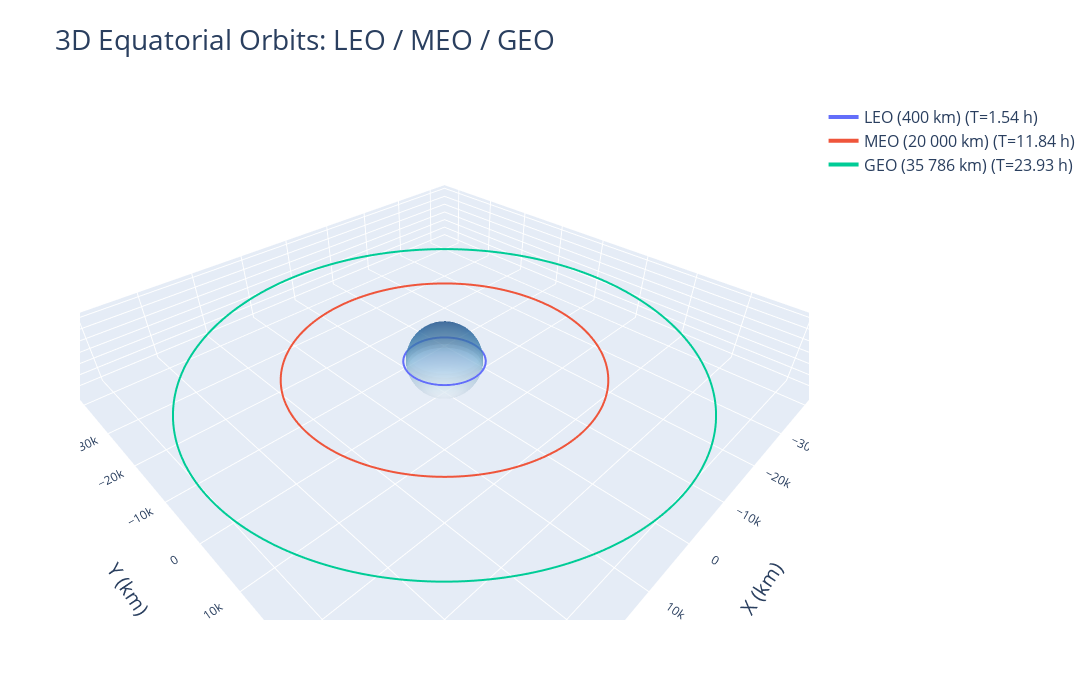

Source (notebook cell):
### Code cell
fig = go.Figure(data=traces)

fig.update_layout(
    width=1200,
    height=700,

    # Title styling
    title=dict(
        text="3D Equatorial Orbits: LEO / MEO / GEO",
        font=dict(size=28)            # title font size
    ),

    # Legend styling
    legend=dict(
        font=dict(size=16),           # legend text size
        bgcolor="rgba(255,255,255,0.7)"  # semi-transparent background (optional)
    ),

    # Default font for hover, etc.
    font=dict(
        size=14                       # base font size
    ),

    scene=dict(
        xaxis=dict(
            title="X (km)",
            title_font=dict(size=20),  # x-axis label size
            tickfont=dict(size=12)     # x-axis tick label size
        ),
        yaxis=dict(
            title="Y (km)",
            title_font=dict(size=20),
            tickfont=dict(size=12)
        ),
        zaxis=dict(
            title="Z (km)",
            title_font=dict(size=20),
            tickfont=dict(size=12)
        ),
        aspectmode='data'
    )
)

fig.show()

### Figure 1 — Plotly figure (JSON) as saved in the notebook; plotly's stock layout.template omitted (floating-point values rounded to 4 significant figures; data arrays with more than 128 entries replaced by an {"elided": "..."} marker saying what was removed)
{"data": [{"line": {"width": 4}, "mode": "lines", "name": "LEO (400 km) (T=1.54 h)", "type": "scatter3d", "x": {"elided": "300 float values"}, "y": {"elided": "300 float values"}, "z": {"elided": "300 int values"}}, {"line": {"width": 4}, "mode": "lines", "name": "MEO (20 000 km) (T=11.84 h)", "type": "scatter3d", "x": {"elided": "300 float values"}, "y": {"elided": "300 float values"}, "z": {"elided": "300 int values"}}, {"line": {"width": 4}, "mode": "lines", "name": "GEO (35 786 km) (T=23.93 h)", "type": "scatter3d", "x": {"elided": "300 float values"}, "y": {"elided": "300 float values"}, "z": {"elided": "300 int values"}}, {"colorscale": [[0, "rgb(247,251,255)"], [0.125, "rgb(222,235,247)"], [0.25, "rgb(198,219,239)"], [0.375, "rgb(158,202,225)"], [0.5, "rgb(107,174,214)"], [0.625, "rgb(66,146,198)"], [0.75, "rgb(33,113,181)"], [0.875, "rgb(8,81,156)"], [1, "rgb(8,48,107)"]], "name": "Earth", "opacity": 0.5, "showscale": false, "type": "surface", "x": {"elided": "30x30 float values"}, "y": {"elided": "30x30 float values"}, "z": {"elided": "30x30 float values"}}], "layout": {"font": {"size": 14}, "height": 700, "legend": {"bgcolor": "rgba(255,255,255,0.7)", "font": {"size": 16}}, "scene": {"aspectmode": "data", "xaxis": {"tickfont": {"size": 12}, "title": {"font": {"size": 20}, "text": "X (km)"}}, "yaxis": {"tickfont": {"size": 12}, "title": {"font": {"size": 20}, "text": "Y (km)"}}, "zaxis": {"tickfont": {"size": 12}, "title": {"font": {"size": 20}, "text": "Z (km)"}}}, "title": {"font": {"size": 28}, "text": "3D Equatorial Orbits: LEO / MEO / GEO"}, "width": 1200}}
